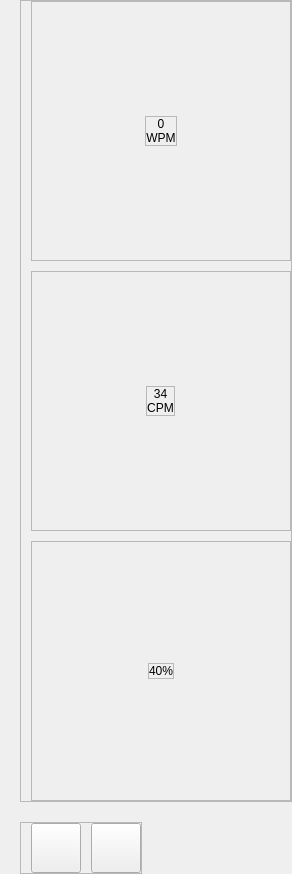
             <widget class="QWidget" name="result_test_page">
              <layout class="QVBoxLayout" name="verticalLayout_24">
               <property name="spacing">
                <number>20</number>
               </property>
               <property name="leftMargin">
                <number>20</number>
               </property>
               <property name="topMargin">
                <number>0</number>
               </property>
               <property name="rightMargin">
                <number>0</number>
               </property>
               <property name="bottomMargin">
                <number>0</number>
               </property>
               <item>
                <widget class="QFrame" name="container_result">
                 <property name="frameShape">
                  <enum>QFrame::StyledPanel</enum>
                 </property>
                 <property name="frameShadow">
                  <enum>QFrame::Raised</enum>
                 </property>
                 <layout class="QVBoxLayout" name="verticalLayout_25">
                  <property name="spacing">
                   <number>10</number>
                  </property>
                  <property name="leftMargin">
                   <number>10</number>
                  </property>
                  <property name="topMargin">
                   <number>0</number>
                  </property>
                  <property name="rightMargin">
                   <number>0</number>
                  </property>
                  <property name="bottomMargin">
                   <number>0</number>
                  </property>
                  <item>
                   <widget class="QFrame" name="container_wpm">
                    <property name="minimumSize">
                     <size>
                      <width>260</width>
                      <height>260</height>
                     </size>
                    </property>
                    <property name="maximumSize">
                     <size>
                      <width>260</width>
                      <height>260</height>
                     </size>
                    </property>
                    <property name="frameShape">
                     <enum>QFrame::StyledPanel</enum>
                    </property>
                    <property name="frameShadow">
                     <enum>QFrame::Raised</enum>
                    </property>
                    <layout class="QVBoxLayout" name="verticalLayout_26">
                     <property name="spacing">
                      <number>0</number>
                     </property>
                     <property name="leftMargin">
                      <number>0</number>
                     </property>
                     <property name="topMargin">
                      <number>0</number>
                     </property>
                     <property name="rightMargin">
                      <number>0</number>
                     </property>
                     <property name="bottomMargin">
                      <number>0</number>
                     </property>
                     <item alignment="Qt::AlignHCenter|Qt::AlignVCenter">
                      <widget class="QFrame" name="frame_9">
                       <property name="frameShape">
                        <enum>QFrame::StyledPanel</enum>
                       </property>
                       <property name="frameShadow">
                        <enum>QFrame::Raised</enum>
                       </property>
                       <layout class="QVBoxLayout" name="verticalLayout_27">
                        <property name="spacing">
                         <number>0</number>
                        </property>
                        <property name="leftMargin">
                         <number>0</number>
                        </property>
                        <property name="topMargin">
                         <number>0</number>
                        </property>
                        <property name="rightMargin">
                         <number>0</number>
                        </property>
                        <property name="bottomMargin">
                         <number>0</number>
                        </property>
                        <item>
                         <widget class="QLabel" name="value_wpm">
                          <property name="text">
                           <string>0</string>
                          </property>
                          <property name="alignment">
                           <set>Qt::AlignCenter</set>
                          </property>
                         </widget>
                        </item>
                        <item>
                         <widget class="QLabel" name="text_wpm">
                          <property name="text">
                           <string>WPM</string>
                          </property>
                          <property name="alignment">
                           <set>Qt::AlignCenter</set>
                          </property>
                         </widget>
                        </item>
                       </layout>
                      </widget>
                     </item>
                    </layout>
                   </widget>
                  </item>
                  <item>
                   <widget class="QFrame" name="container_cpm">
                    <property name="minimumSize">
                     <size>
                      <width>260</width>
                      <height>260</height>
                     </size>
                    </property>
                    <property name="maximumSize">
                     <size>
                      <width>260</width>
                      <height>260</height>
                     </size>
                    </property>
                    <property name="frameShape">
                     <enum>QFrame::StyledPanel</enum>
                    </property>
                    <property name="frameShadow">
                     <enum>QFrame::Raised</enum>
                    </property>
                    <layout class="QVBoxLayout" name="verticalLayout_28">
                     <property name="spacing">
                      <number>0</number>
                     </property>
                     <property name="leftMargin">
                      <number>0</number>
                     </property>
                     <property name="topMargin">
                      <number>0</number>
                     </property>
                     <property name="rightMargin">
                      <number>0</number>
                     </property>
                     <property name="bottomMargin">
                      <number>0</number>
                     </property>
                     <item alignment="Qt::AlignHCenter|Qt::AlignVCenter">
                      <widget class="QFrame" name="frame_7">
                       <property name="frameShape">
                        <enum>QFrame::StyledPanel</enum>
                       </property>
                       <property name="frameShadow">
                        <enum>QFrame::Raised</enum>
                       </property>
                       <layout class="QVBoxLayout" name="verticalLayout_29">
                        <property name="spacing">
                         <number>0</number>
                        </property>
                        <property name="leftMargin">
                         <number>0</number>
                        </property>
                        <property name="topMargin">
                         <number>0</number>
                        </property>
                        <property name="rightMargin">
                         <number>0</number>
                        </property>
                        <property name="bottomMargin">
                         <number>0</number>
                        </property>
                        <item>
                         <widget class="QLabel" name="value_cpm">
                          <property name="text">
                           <string>34</string>
                          </property>
                          <property name="alignment">
                           <set>Qt::AlignCenter</set>
                          </property>
                         </widget>
                        </item>
                        <item>
                         <widget class="QLabel" name="text_cpm">
                          <property name="text">
                           <string>CPM</string>
                          </property>
                          <property name="alignment">
                           <set>Qt::AlignCenter</set>
                          </property>
                         </widget>
                        </item>
                       </layout>
                      </widget>
                     </item>
                    </layout>
                   </widget>
                  </item>
                  <item>
                   <widget class="QFrame" name="container_percent_correct">
                    <property name="minimumSize">
                     <size>
                      <width>260</width>
                      <height>260</height>
                     </size>
                    </property>
                    <property name="maximumSize">
                     <size>
                      <width>260</width>
                      <height>260</height>
                     </size>
                    </property>
                    <property name="frameShape">
                     <enum>QFrame::StyledPanel</enum>
                    </property>
                    <property name="frameShadow">
                     <enum>QFrame::Raised</enum>
                    </property>
                    <layout class="QVBoxLayout" name="verticalLayout_30">
                     <property name="spacing">
                      <number>0</number>
                     </property>
                     <property name="leftMargin">
                      <number>0</number>
                     </property>
                     <property name="topMargin">
                      <number>0</number>
                     </property>
                     <property name="rightMargin">
                      <number>0</number>
                     </property>
                     <property name="bottomMargin">
                      <number>0</number>
                     </property>
                     <item alignment="Qt::AlignHCenter|Qt::AlignVCenter">
                      <widget class="QFrame" name="frame_8">
                       <property name="frameShape">
                        <enum>QFrame::StyledPanel</enum>
                       </property>
                       <property name="frameShadow">
                        <enum>QFrame::Raised</enum>
                       </property>
                       <layout class="QVBoxLayout" name="verticalLayout_31">
                        <property name="spacing">
                         <number>0</number>
                        </property>
                        <property name="leftMargin">
                         <number>0</number>
                        </property>
                        <property name="topMargin">
                         <number>0</number>
                        </property>
                        <property name="rightMargin">
                         <number>0</number>
                        </property>
                        <property name="bottomMargin">
                         <number>0</number>
                        </property>
                        <item>
                         <widget class="QLabel" name="value_percent_correct">
                          <property name="text">
                           <string>40%</string>
                          </property>
                          <property name="alignment">
                           <set>Qt::AlignCenter</set>
                          </property>
                         </widget>
                        </item>
                       </layout>
                      </widget>
                     </item>
                    </layout>
                   </widget>
                  </item>
                 </layout>
                </widget>
               </item>
               <item alignment="Qt::AlignLeft|Qt::AlignTop">
                <widget class="QFrame" name="frame_2">
                 <property name="frameShape">
                  <enum>QFrame::StyledPanel</enum>
                 </property>
                 <property name="frameShadow">
                  <enum>QFrame::Raised</enum>
                 </property>
                 <layout class="QHBoxLayout" name="horizontalLayout_14">
                  <property name="spacing">
                   <number>10</number>
                  </property>
                  <property name="leftMargin">
                   <number>10</number>
                  </property>
                  <property name="topMargin">
                   <number>0</number>
                  </property>
                  <property name="rightMargin">
                   <number>0</number>
                  </property>
                  <property name="bottomMargin">
                   <number>0</number>
                  </property>
                  <item>
                   <widget class="QPushButton" name="refrech_button_2">
                    <property name="minimumSize">
                     <size>
                      <width>50</width>
                      <height>50</height>
                     </size>
                    </property>
                    <property name="maximumSize">
                     <size>
                      <width>50</width>
                      <height>50</height>
                     </size>
                    </property>
                    <property name="text">
                     <string/>
                    </property>
                    <property name="iconSize">
                     <size>
                      <width>40</width>
                      <height>40</height>
                     </size>
                    </property>
                   </widget>
                  </item>
                  <item>
                   <widget class="QPushButton" name="next_test_button">
                    <property name="minimumSize">
                     <size>
                      <width>50</width>
                      <height>50</height>
                     </size>
                    </property>
                    <property name="maximumSize">
                     <size>
                      <width>50</width>
                      <height>50</height>
                     </size>
                    </property>
                    <property name="text">
                     <string/>
                    </property>
                    <property name="iconSize">
                     <size>
                      <width>40</width>
                      <height>40</height>
                     </size>
                    </property>
                   </widget>
                  </item>
                 </layout>
                </widget>
               </item>
              </layout>
             </widget>
